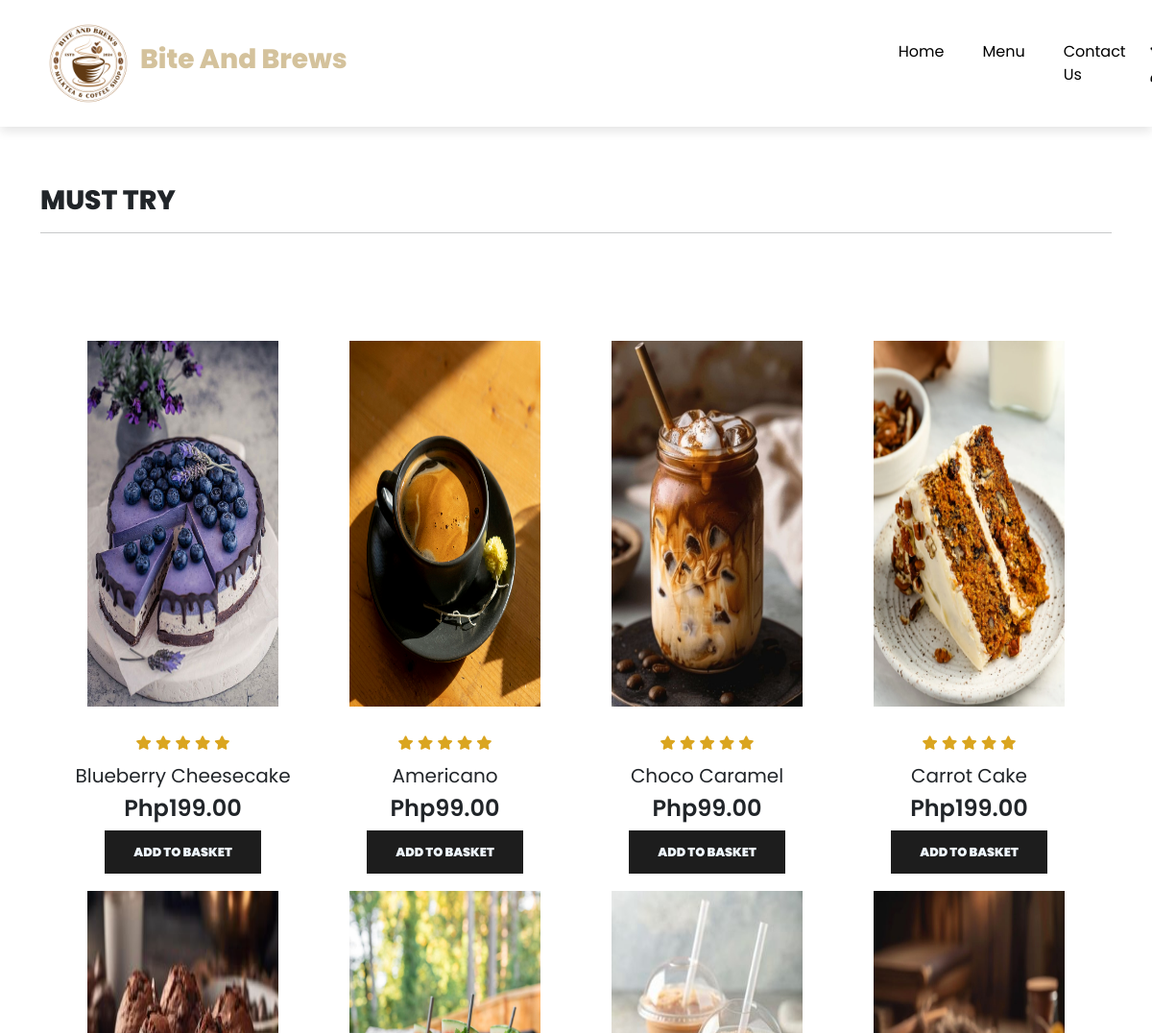
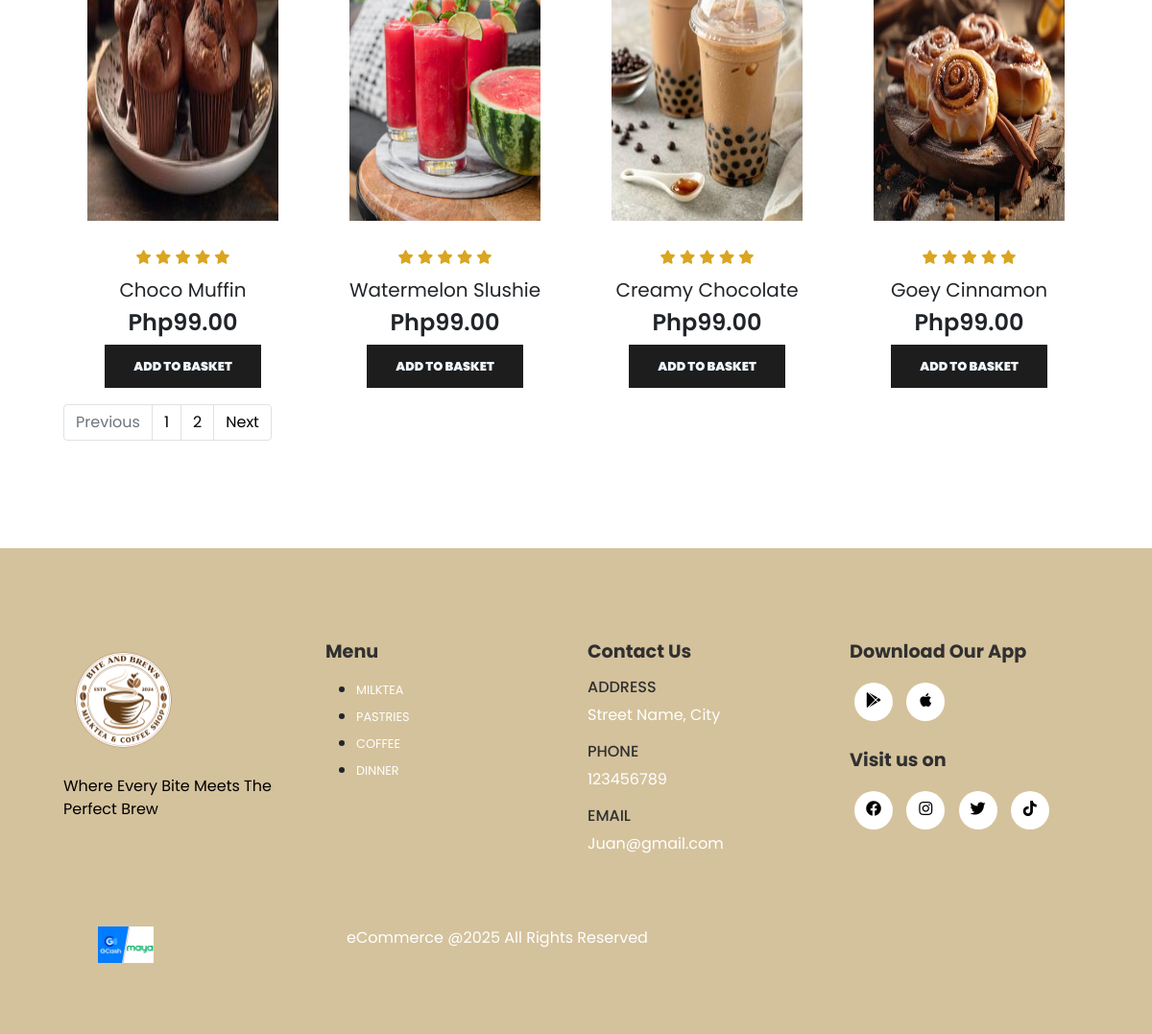
Page /menu.php on the committed database (2 pictures, top to bottom).
### tables this page shows
CREATE TABLE `products` (
  `product_id` int(11) NOT NULL,
  `product_name` varchar(70) NOT NULL,
  `product_category` varchar(70) NOT NULL,
  `product_description` varchar(120) NOT NULL,
  `product_img` varchar(70) NOT NULL,
  `product_img1` varchar(70) NOT NULL,
  `product_img2` varchar(70) NOT NULL,
  `product_img3` varchar(70) NOT NULL,
  `product_img4` varchar(70) NOT NULL,
  `product_price` decimal(10,2) NOT NULL,
  `is_deleted` int(11) NOT NULL
);

### menu.php (the view, shortened to what this page needs)
<?php
include('layouts/header.php');
include_once("conn/connection.php");
          if(isset($_GET['page_no']) && $_GET['page_no'] !=""){
            $page_no = $_GET['page_no'];
          }else{
            $page_no =1;
          }
          $stmt1 = $conn->prepare("SELECT COUNT(*) AS total_records FROM products WHERE is_deleted = FALSE");
          $stmt1->execute();
          $stmt1->bind_result($total_records);
          $total_records_per_page = 8;
          $offset = ($page_no-1) * $total_records_per_page;
          $total_no_of_pages = ceil($total_records/$total_records_per_page);
          $stmt2 = $conn->prepare("SELECT * FROM products WHERE is_deleted = FALSE LIMIT $offset,$total_records_per_page");
          $stmt2->execute();
          $products = $stmt2->get_result();
?>
      <section id="must-try" class="my-5 py-5">
        <div class="container mt-5 py-5">
          <h3>MUST TRY</h3>
          <hr>
        </div>
        <div class="row mx-auto container">
        <?php while($row= $products->fetch_assoc()){ ?>
          <div onclick="window.location.href='single_menu.php';" class="product text-center col-lg-3 col-md-4 col-sm-12 mt-5 mb-5">
            <img class="img-fluid mb-3" src="assets/imgs/<?php echo $row['product_img'];?>"/>
            <div class="star">
              <i class="fas fa-star"></i>
              <i class="fas fa-star"></i>
              <i class="fas fa-star"></i>
              <i class="fas fa-star"></i>
              <i class="fas fa-star"></i>
            </div>
            <h5 class="b-name"><?php echo $row['product_name']; ?></h5>
            <h4 class="b-price">Php<?php echo $row['product_price']; ?></h4>
            <a href=<?php echo "single_menu.php?product_id=". $row['product_id'] ?>><button class="order-btn">Add To Basket</button></a>
          </div>
          <?php }?>
          <nav aria-label="Page navigation example">
            <ul class="pagination mt-5">
                <li class="page-item <?php if($page_no<=1){echo 'disabled';}?>">
                  <a class="page-link" href="<?php if($page_no <=1){echo '#';}else{echo "?page_no=".($page_no-1);}?>">Previous</a>
                </li>
                <li class="page-item"><a class="page-link" href="?page_no=1">1</a></li>
                <li class="page-item"><a class="page-link" href="?page_no=2">2</a></li>
                <li class="page-item <?php if($page_no >= $total_no_of_pages){echo 'disabled';}else?>">
                  <a class="page-link" href="<?php if($page_no >= $total_no_of_pages){echo '#';}else {echo "?page_no=".($page_no+1);}?>">Next</a></li>
            </ul>
        </div>
      </section>
<?php include('layouts/footer.php');?>

### assets/css/style.css (style rules this page uses)
* { margin: 0; padding: 0; box-sizing: border-box; }
body { font-family: 'Poppins',sans-serif; }
h3 { font-size: 1.5 rem; font-weight: 800; }
h4 { font-size: 1.2 rem; font-weight: 600; }
h5 { font-size: 1 rem; font-weight: 400; }
button { font-size: 0.8rem; font-weight: 900; outline: none; border: none; background-color: #1d1d1d; color: aliceblue; padding: 13px 30px; text-transform: uppercase; cursor: pointer; transition: 0.5s ease; }
#must-try .product img { height: 80%; width: 80%; }
.product { cursor: pointer; }
.product img { transition: 0.3s all; }
.star { padding: 10px 0; }
.star i { font-size: 0.9rem; color: goldenrod; }
.container { margin-bottom: 0; }
.pagination a { color: #000000; }

### rows in the picture
products: product_img (picture), product_name "Blueberry Cheesecake", product_price "199.00"
products: product_img (picture), product_name "Americano", product_price "99.00"
products: product_img (picture), product_name "Choco Caramel", product_price "99.00"
products: product_img (picture), product_name "Carrot Cake", product_price "199.00"
products: product_img (picture), product_name "Choco Muffin", product_price "99.00"
products: product_img (picture), product_name "Watermelon Slushie", product_price "99.00"
products: product_img (picture), product_name "Creamy Chocolate", product_price "99.00"
products: product_img (picture), product_name "Goey Cinnamon", product_price "99.00"
